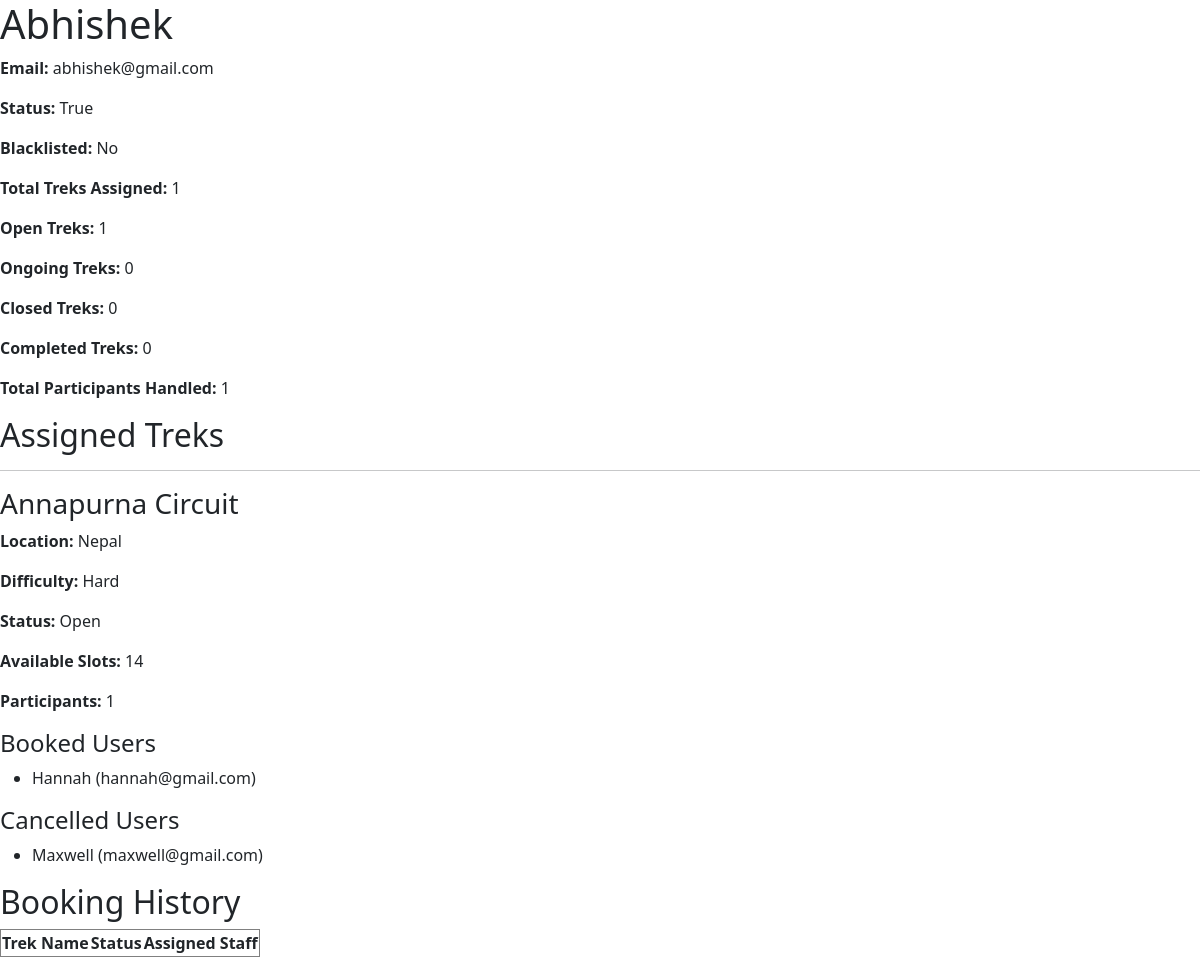
The app's page /staff_details/4 (signed in) with its own data.
### models.py (models this page shows)
class User(db.Model):
    id = db.Column(db.Integer, primary_key=True)
    name = db.Column(db.String(100) , nullable=False)
    email = db.Column(db.String(100), unique=True ,nullable=False)
    password = db.Column(db.String(100) ,nullable=False)
    role = db.Column(db.String(20))
    approved = db.Column(db.Boolean, default=False)
    blacklisted = db.Column(db.Boolean, default=False)
    bookings = db.relationship(
        'Booking',
        backref='user',
        lazy=True
    )

class Trek(db.Model):
    id = db.Column(db.Integer, primary_key=True)
    name = db.Column(db.String(100))
    location = db.Column(db.String(100))
    assigned_staff_id=staff_id=db.Column(db.Integer, db.ForeignKey('user.id'))
    available_slots=db.Column(db.Integer)
    difficulty = db.Column(db.String(50))
    duration = db.Column(db.Integer)
    status = db.Column(db.String(20),default='Open')
    start_date=db.Column(db.Date)
    end_date=db.Column(db.Date)
    image=db.Column(db.String(500))
    trek_details=db.Column(db.String(500))
    bookings = db.relationship(
        'Booking',
        backref='trek',
        lazy=True
    )
    assigned_staff_id = db.Column(
        db.Integer,
        db.ForeignKey('user.id'),
        nullable=True
    )

### app.py (the view)
@app.route('/staff_details/<int:staff_id>')
def staff_details(staff_id):
    if 'user_id' not in session:
        return redirect('/login')
    if session['role'] != 'admin':
        return "Access Denied"
    staff = User.query.get(staff_id)
    if not staff:
        return "Staff Not Found"
    assigned_treks = Trek.query.filter_by(assigned_staff_id=staff.id).all()
    total_treks = len(assigned_treks)
    ongoing_treks = 0
    open_treks = 0
    closed_treks = 0
    completed_treks = 0
    total_participants = 0
    trek_reports = []
    for trek in assigned_treks:
        if trek.status == "Open":
            open_treks += 1
        elif trek.status == "Closed":
            closed_treks += 1
        elif trek.status == "Completed":
            completed_treks += 1
        elif trek.status == "Ongoing":
            ongoing_treks += 1
        booked_users = []
        cancelled_users = []
        bookings = Booking.query.filter_by(Trek_ID=trek.id).all()
        for booking in bookings:
            user = User.query.get(booking.User_ID)
            if booking.Status == "Booked":
                booked_users.append(user)
                total_participants += 1
            elif booking.Status == "Cancelled":
                cancelled_users.append(user)
        trek_reports.append({
            'trek': trek,
            'booked_users': booked_users,
            'cancelled_users': cancelled_users,
            'booking_count': len(booked_users)})
    return render_template(
        'staff_details.html',
        staff=staff,
        total_treks=total_treks,
        open_treks=open_treks,
        closed_treks=closed_treks,
        completed_treks=completed_treks,
        ongoing_treks=ongoing_treks,
        total_participants=total_participants,
        trek_reports=trek_reports
    )

### templates/staff_details.html (shortened to what this page needs)
<!DOCTYPE html>
<html lang="en">
<head>
    <link href="https://cdn.jsdelivr.net/npm/bootstrap@5.3.8/dist/css/bootstrap.min.css"
      rel="stylesheet">
</head>
<body>
<h1>{{ staff.name }}</h1>
<p><b>Email: </b>{{ staff.email }}</p>
<p><b>Status: </b>{{ staff.approved }}</p>
<p><b>Blacklisted: </b>
{% if staff.blacklisted %}
   <p style="color: red;">Yes</p>
{% else %}
    No
{% endif %}
</p>
<p><b>Total Treks Assigned:</b> {{ total_treks }}</p>
<p><b>Open Treks:</b> {{ open_treks }}</p>
<p><b>Ongoing Treks:</b> {{ ongoing_treks }}</p>
<p><b>Closed Treks:</b> {{ closed_treks }}</p>
<p><b>Completed Treks:</b> {{ completed_treks }}</p>
<p><b>Total Participants Handled:</b> {{ total_participants }}</p>
<h2>Assigned Treks</h2>
{% for report in trek_reports %}
<hr>
<h3>{{ report.trek.name }}</h3>
<p><b>Location:</b> {{ report.trek.location }}</p>
<p><b>Difficulty:</b> {{ report.trek.difficulty }}</p>
<p><b>Status:</b> {{ report.trek.status }}</p>
<p><b>Available Slots:</b> {{ report.trek.available_slots }}</p>
<p><b>Participants:</b> {{ report.booking_count }}</p>
<h4>Booked Users</h4>
<ul>
{% for user in report.booked_users %}
<li>
    {{ user.name }}
    ({{ user.email }})
</li>
{% endfor %}
</ul>
<h4>Cancelled Users</h4>
<ul>
{% for user in report.cancelled_users %}
<li>
    {{ user.name }}
    ({{ user.email }})
</li>
{% endfor %}
</ul>
{% endfor %}
<h2>Booking History</h2>
<table border="1">
<tr>
    <th>Trek Name</th>
    <th>Status</th>
    <th>Assigned Staff</th>
</tr>
</table>
</body>
</html>

### records on screen
User: email "abhishek@gmail.com", approved "True"
Trek: trek.name "Annapurna Circuit", trek.location "Nepal", trek.difficulty "Hard", trek.status "Open", trek.available_slots "14"
User: name "Hannah", email "hannah@gmail.com"
User: name "Maxwell", email "maxwell@gmail.com"

### other values on screen
{{ total_treks }} "1"
{{ open_treks }} "1"
{{ ongoing_treks }} "0"
{{ closed_treks }} "0"
{{ completed_treks }} "0"
{{ total_participants }} "1"
{{ report.booking_count }} "1"
